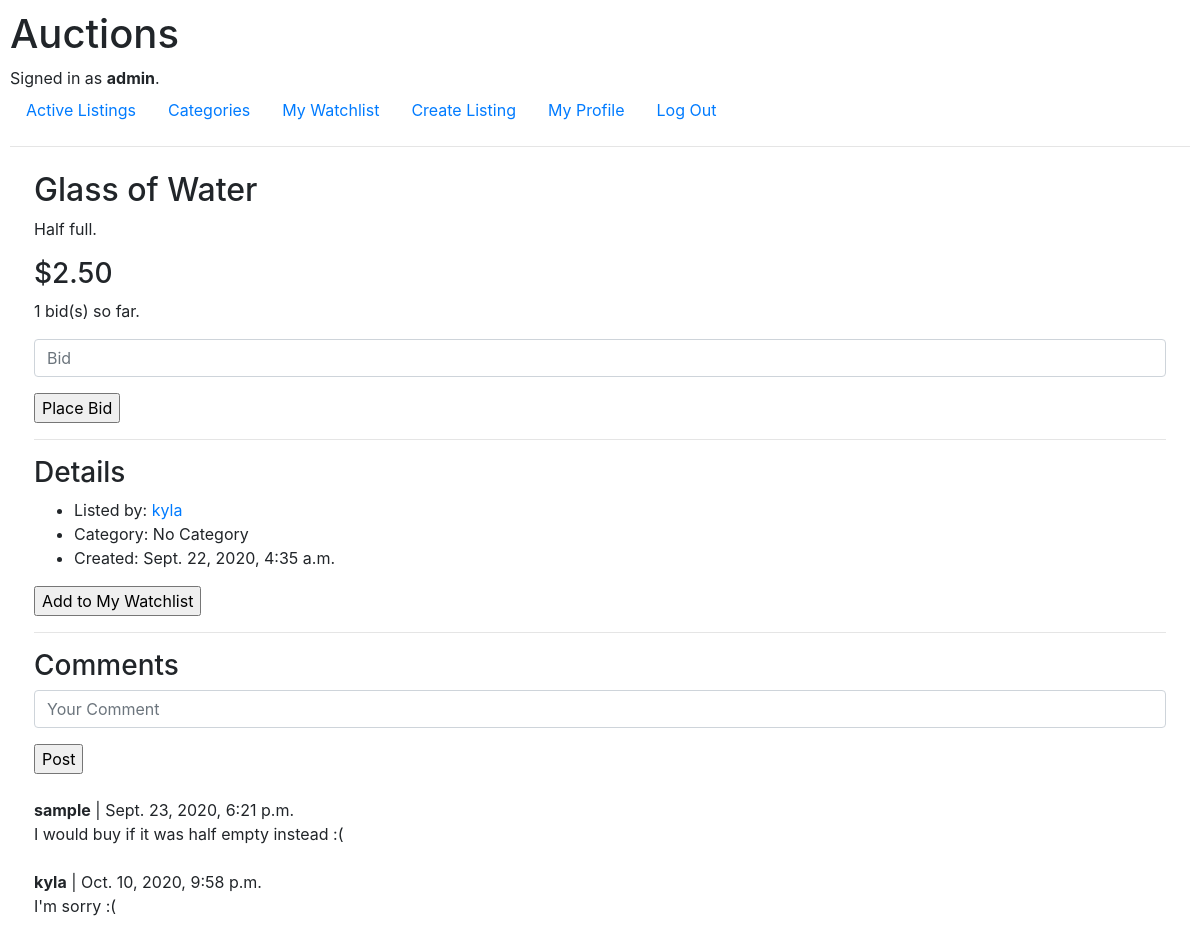
Before: /listing/4 (signed in) with the older database file.
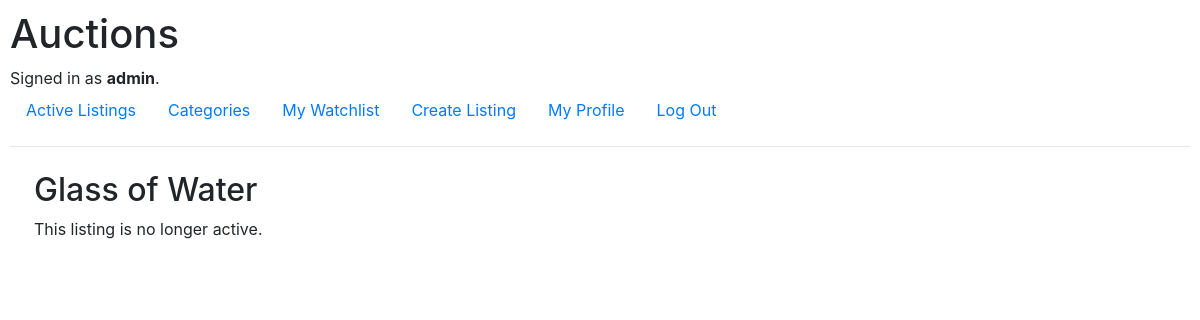
After: the same page with the newer database file.
### auctions/models.py (models this page shows, shortened)
class Listing(models.Model):
    CATEGORIES = [
        ('0', 'No Category'),
        ('1', 'Arts and Crafts'),
        ('2', 'Books'),
        ('3', 'DVDs and Movies'),
        ('4', 'Electronics'),
        ('5', 'Fashion'),
        ('6', 'Health and Beauty'),
        ('7', 'Home'),
        ('8', 'Music'),
        ('9', "Toys"),
        ('10', "Video Games")
    ]
    user = models.ForeignKey(User, on_delete=models.CASCADE, related_name="listings")
    title = models.CharField(max_length=60, blank=False)
    description = models.CharField(max_length=280, blank=False) # same as a tweet :)
    starting_price = models.DecimalField(decimal_places=2, max_digits=10, blank=False, validators=[MinValueValidator(0)])
    category = models.CharField(max_length=2, choices=CATEGORIES, default='0')
    image_link = models.URLField(blank=True, default="")
    creation_time = models.DateTimeField(auto_now_add=True)
    is_active = models.BooleanField(default=True, null=False)
    watchers = models.ManyToManyField('User', blank=True, related_name="watchlist")
    def get_price(self):
        price = self.bids.order_by('-amount').first()
        if price is None:
            price = self.starting_price
        else:
            price = price.amount
        return price
    def get_highest_bidder(self):
        if self.starting_price != self.get_price():
            return self.bids.order_by('-amount').first().user
        else:
            return None

class Bid(models.Model):
    listing = models.ForeignKey(Listing, on_delete=models.CASCADE, related_name="bids", null=True)
    user = models.ForeignKey(User, on_delete=models.CASCADE, related_name="bids", null=True)
    amount = models.DecimalField(decimal_places=2, max_digits=10, blank=False, validators=[MinValueValidator(0)])
    time_placed = models.DateTimeField(auto_now_add=True)

class User(AbstractUser):
    pass

class Comment(models.Model):
    user = models.ForeignKey(User, on_delete=models.CASCADE, related_name="comments", null=True)
    listing = models.ForeignKey(Listing, on_delete=models.CASCADE, related_name="comments", null=True)
    text = models.CharField(max_length=280, blank=False)
    time_posted = models.DateTimeField(auto_now_add=True)

### auctions/views.py (the view, shortened to what this page needs)
# urls.py: path("listing/<int:listing_id>", views.listing, name="listing")
def listing(request, listing_id):
    is_my_listing = False
    try:
        requested_listing = Listing.objects.get(pk=listing_id)
        if request.user.is_authenticated and request.user.username == requested_listing.user.username:
            is_my_listing = True
    except Listing.DoesNotExist:
        requested_listing = None
    is_in_my_watchlist = False
    if request.user.is_authenticated and request.user in Listing.objects.get(pk=listing_id).watchers.all():
        is_in_my_watchlist = True
    return render(request, "auctions/listing.html", {
        "is_in_my_watchlist": is_in_my_watchlist,
        "is_my_listing": is_my_listing,
        "listing": requested_listing,
        "bid_form": NewBidForm(initial={"listing": listing_id,}),
        "comment_form": NewCommentForm,
        "comments": Comment.objects.filter(listing=requested_listing)
    })

### auctions/views.py (shortened to what this page needs)
class NewBidForm(ModelForm):
    class Meta:
        model = Bid
        fields = ['amount','listing']
        widgets = {
            'amount': forms.TextInput(attrs={'placeholder': 'Bid', 'class': 'form-control'}),
            'listing': forms.HiddenInput()
        }

### auctions/templates/auctions/listing.html (shortened to what this page needs)
{% extends "auctions/layout.html" %}
{% block body %}
  {% if listing is None %}
    <h2>Listing does not exist.</h2>
  {% elif listing.is_active is False %}
    <h2>{{ listing.title }}</h2>
    <p>This listing is no longer active.</p>
  {% else %}
    <h2>{{ listing.title }}</h2>
    {% if listing.description is not None %}
      <p>{{ listing.description }}</p>
    {% endif %}
    <h3>${{ listing.get_price }}</h3>
    <p>{{ listing.bids.count }} bid(s) so far.</p>
    {% if user.is_authenticated %}
      <form action="{% url 'listing' listing.pk %}" method="post">
        {% for field in bid_form %}
          <div class="form-group">
            {{ field }}
          </div>
        {% endfor %}
        <input type="submit" name="new-bid" value="Place Bid">
      </form>
    {% endif %}
    <hr>
    <h3>Details</h3>
    <ul>
      <li>Listed by: <a href="{% url 'profile' listing.user %}">{{ listing.user.username }}</a></li>
      <li>Category: {{ listing.get_category_display }}</li>
      <li>Created: {{ listing.creation_time }}</li>
    </ul>
    {% if user.is_authenticated %}
      <form style="display: inline;" action="{% url 'listing' listing.pk %}" method="post">
        {% if is_in_my_watchlist %}
          <input type="submit" name="remove-watchlist" value="Remove From My Watchlist">
        {% else %}
          <input type="submit" name="add-watchlist" value="Add to My Watchlist">
        {% endif %}
      </form>
    {% endif %}
    <hr>
    <h3>Comments</h3>
    {% if user.is_authenticated %}
      <form class="mt-2 mb-4" action="{% url 'listing' listing.pk %}" method="post">
        {% for field in comment_form %}
          <div class="form-group">
            {{ field }}
          </div>
        {% endfor %}
        <input type="submit" name="post-comment" value="Post">
      </form>
    {% endif %}
    {% for comment in comments %}
      <strong>{{ comment.user.username }}</strong> | {{ comment.time_posted }}<br>
      {{ comment.text }}<br><br>
    {% endfor %}
  {% endif %}
{% endblock %}

Changed rows visible on the page:
no longer on this page (row unchanged): Comment: user.username "sample", time_posted "Sept. 23, 2020, 6:21 p.m.", text "I would buy if it was half empty instead :("
no longer on this page (row unchanged): Comment: user.username "kyla", time_posted "Oct. 10, 2020, 9:58 p.m.", text "I'm sorry :("
changed Listing "Glass of Water": is_active True → False (drawn); description "Half full." → (not shown); get_price "2.50" → (not shown); bids.count "1" → (not shown); user.username "kyla" → (not shown); category "No Category" → (not shown); creation_time "Sept. 22, 2020, 4:35 a.m." → (not shown)
Other visible differences:
form field new-bid: "Place Bid" → (not shown)
form field add-watchlist: "Add to My Watchlist" → (not shown)
form field post-comment: "Post" → (not shown)
text no longer shown: "$ bid(s) so far. Details Listed by: Category: Created: Comments"
text now shown: "This listing is no longer active."
